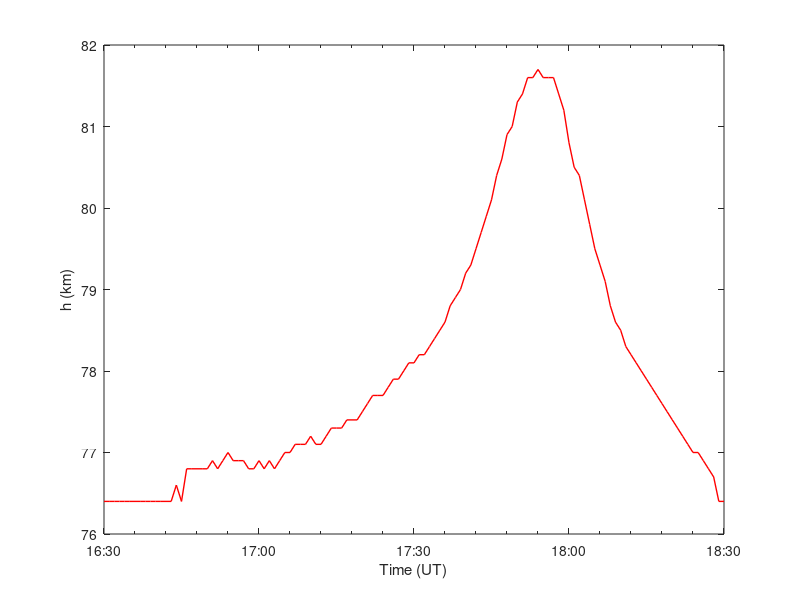
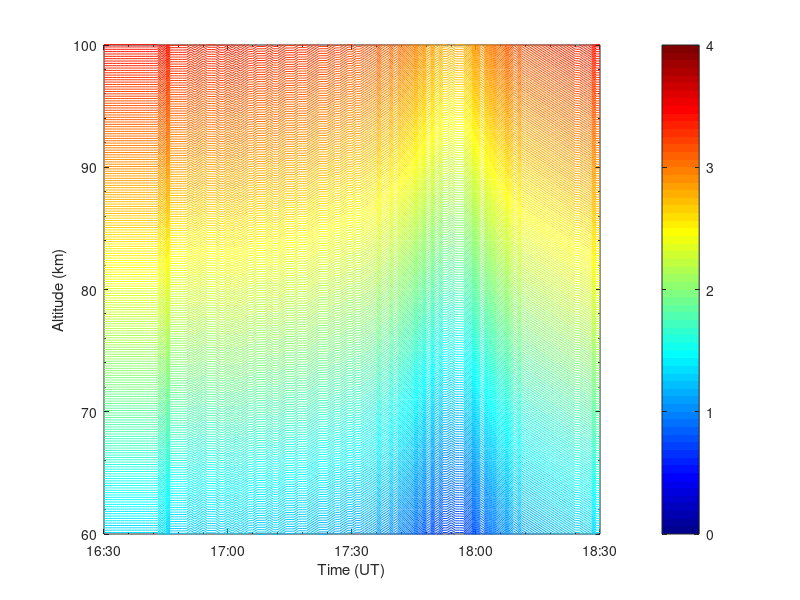
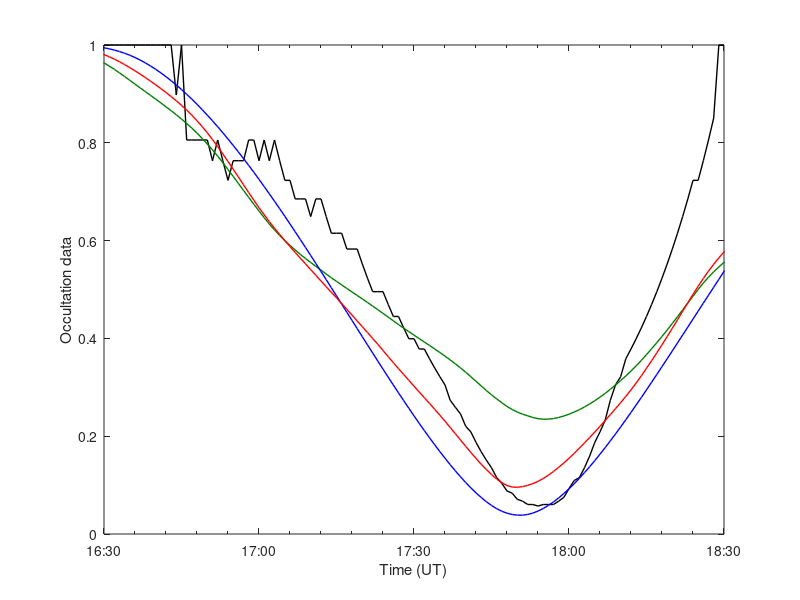
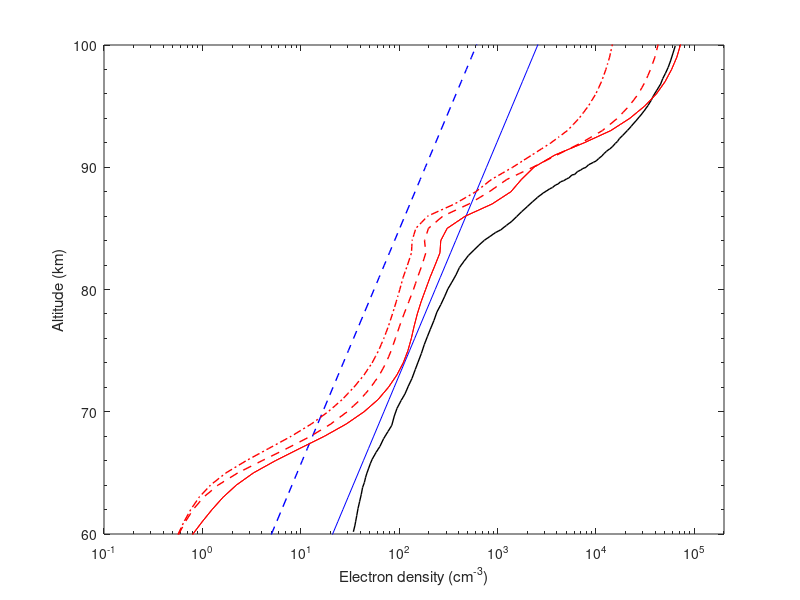

Here is the MATLAB script that generated these plots, in order:


% by Wei Xu
% 08/28/2018
% eclipse project, 2018
% to plot figure 5 in the GRL paper

clear; clc;

load('fig5.mat');

% plot figure 5a
figure;
set(gca,'color',[1 1 1]);
set(gca,'defaultAxesFontSize',16);
plot(fig5a.time, fig5a.hp, 'r', 'lineWidth', 1);
xlabel('Time (UT)')
ylabel('h (km)')
set(gca, 'XLim', [min(fig5a.time) max(fig5a.time)]);
set(gca, 'XMinorTick','on');
set(gca, 'Xtick', [16.5 17 17.5 18 18.5])
set(gca, 'XtickLabel', {'16:30' '17:00' '17:30' '18:00' '18:30'})

% plot figure 5b
figure;
set(gca,'color',[1 1 1]);
set(gca,'defaultAxesFontSize',16);
[zz tt] = meshgrid(fig5b.alt, fig5b.time);
logne = log10(fig5b.ne);
cbar = 0:0.01:4;
logne(isnan(logne)==1) = min(cbar);
logne(logne<min(cbar)) = min(cbar);
contour(tt, zz, logne, cbar);
colorbar;
caxis([min(cbar) max(cbar)]);
colormap('jet');
xlabel('Time (UT)')
ylabel('Altitude (km)')
set(gca, 'XLim',[16.5 18.5]);
set(gca, 'XMinorTick','on');
set(gca, 'Xtick', [16.5 17 17.5 18 18.5])
set(gca, 'XtickLabel', {'16:30' '17:00' '17:30' '18:00' '18:30'})
set(gca, 'YLim',[60 100]);
set(gca, 'YMinorTick','on');

% plot figure 5c
figure;
set(gca,'color',[1 1 1]);
set(gca,'defaultAxesFontSize',16);
plot(fig5c.time, fig5c.derived, 'k', 'lineWidth', 1); hold on;
plot(fig5c.t, fig5c.euv, 'color', [0 0.5 0], 'lineWidth', 1);
plot(fig5c.t, fig5c.fuv, 'b', 'lineWidth', 1);
plot(fig5c.time_sdo, fig5c.sdo, 'r', 'lineWidth', 1);
xlabel('Time (UT)')
ylabel('Occultation data')
set(gca, 'XLim',[16.5 18.5]);
set(gca, 'XMinorTick','on');
set(gca, 'Xtick', [16.5 17 17.5 18 18.5])
set(gca, 'XtickLabel', {'16:30' '17:00' '17:30' '18:00' '18:30'})

% plot figure 5d
figure;
set(gca,'color',[1 1 1]);
set(gca,'defaultAxesFontSize',16);
semilogx(fig5d.barabash(:,1), fig5d.barabash(:,2), 'k', 'lineWidth', 1); hold on;
semilogx(fig5d.ws1, fig5d.alt, 'b', fig5d.ws2, fig5d.alt, 'b--', 'lineWidth', 1);
semilogx(fig5d.euv1, fig5d.z, 'r', fig5d.euv2, fig5d.z, 'r--', 'lineWidth', 1);
semilogx(fig5d.fuv1, fig5d.z, 'r', fig5d.fuv2, fig5d.z, 'r-.', 'lineWidth', 1);
xlabel('Electron density (cm^{-3})');
ylabel('Altitude (km)');
set(gca,'XLim',[0.1 2e5]);
set(gca,'XMinorTick','on');
set(gca,'Xtick', [1e-1 1e0 1e1 1e2 1e3 1e4 1e5])
set(gca,'XtickLabel', {'10^{-1}' '10^{0}' '10^{1}' '10^{2}' '10^{3}' '10^{4}' '10^{5}'})
set(gca,'YLim',[60 100]);
set(gca,'YMinorTick','on');


